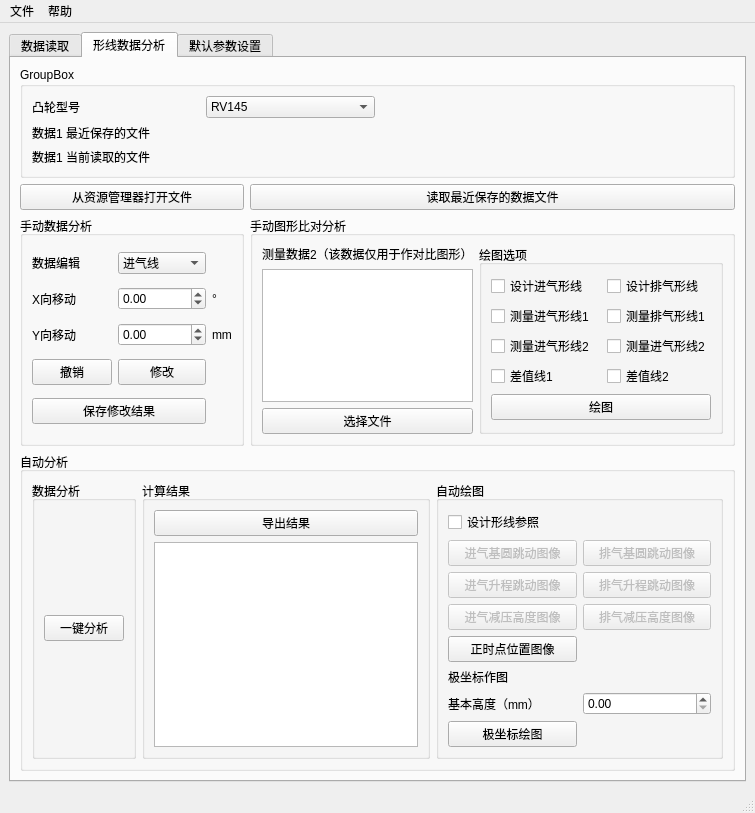
<?xml version="1.0" encoding="UTF-8"?>
<ui version="4.0">
 <class>MainWindow</class>
 <widget class="QMainWindow" name="MainWindow">
  <property name="geometry">
   <rect>
    <x>0</x>
    <y>0</y>
    <width>754</width>
    <height>644</height>
   </rect>
  </property>
  <property name="tabletTracking">
   <bool>false</bool>
  </property>
  <property name="windowTitle">
   <string>凸轮形线分析</string>
  </property>
  <property name="windowIcon">
   <iconset>
    <normaloff>1.jpeg</normaloff>1.jpeg</iconset>
  </property>
  <property name="autoFillBackground">
   <bool>false</bool>
  </property>
  <widget class="QWidget" name="centralwidget">
   <layout class="QGridLayout" name="gridLayout_10">
    <item row="0" column="0">
     <widget class="QTabWidget" name="tabWidget">
      <property name="whatsThis">
       <string>&lt;html&gt;&lt;head/&gt;&lt;body&gt;&lt;p&gt;形线分析器&lt;/p&gt;&lt;p&gt;&lt;br/&gt;&lt;/p&gt;&lt;/body&gt;&lt;/html&gt;</string>
      </property>
      <property name="currentIndex">
       <number>1</number>
      </property>
      <widget class="QWidget" name="tab_3">
       <attribute name="title">
        <string>数据读取</string>
       </attribute>
       <layout class="QGridLayout" name="gridLayout_9">
        <item row="0" column="0">
         <widget class="QGroupBox" name="groupBox_4">
          <property name="title">
           <string>串口连接</string>
          </property>
          <layout class="QGridLayout" name="gridLayout" rowstretch="0,0,0,0" columnstretch="0,0">
           <item row="1" column="1">
            <widget class="QLineEdit" name="lineEdit_16">
             <property name="text">
              <string>115200</string>
             </property>
             <property name="alignment">
              <set>Qt::AlignCenter</set>
             </property>
            </widget>
           </item>
           <item row="0" column="0">
            <widget class="QLabel" name="label">
             <property name="text">
              <string>串口号</string>
             </property>
             <property name="alignment">
              <set>Qt::AlignCenter</set>
             </property>
            </widget>
           </item>
           <item row="3" column="0" colspan="2">
            <widget class="QPushButton" name="pushButton_22">
             <property name="text">
              <string>连接</string>
             </property>
            </widget>
           </item>
           <item row="1" column="0">
            <widget class="QLineEdit" name="lineEdit_2">
             <property name="font">
              <font>
               <kerning>true</kerning>
              </font>
             </property>
             <property name="text">
              <string>COM3</string>
             </property>
             <property name="alignment">
              <set>Qt::AlignCenter</set>
             </property>
            </widget>
           </item>
           <item row="0" column="1">
            <widget class="QLabel" name="label_4">
             <property name="text">
              <string>波特率</string>
             </property>
             <property name="alignment">
              <set>Qt::AlignCenter</set>
             </property>
            </widget>
           </item>
           <item row="2" column="0" colspan="2">
            <widget class="QPushButton" name="pushButton_7">
             <property name="text">
              <string>可用串口检测</string>
             </property>
            </widget>
           </item>
          </layout>
         </widget>
        </item>
        <item row="0" column="1">
         <widget class="QGroupBox" name="groupBox_5">
          <property name="title">
           <string>数据显示</string>
          </property>
          <layout class="QGridLayout" name="gridLayout_2">
           <item row="3" column="0">
            <widget class="QPushButton" name="pushButton_23">
             <property name="text">
              <string>清零</string>
             </property>
            </widget>
           </item>
           <item row="2" column="3">
            <widget class="QLabel" name="label_39">
             <property name="font">
              <font>
               <pointsize>11</pointsize>
              </font>
             </property>
             <property name="text">
              <string>----</string>
             </property>
             <property name="alignment">
              <set>Qt::AlignCenter</set>
             </property>
            </widget>
           </item>
           <item row="3" column="1">
            <widget class="QPushButton" name="pushButton_24">
             <property name="text">
              <string>清零</string>
             </property>
            </widget>
           </item>
           <item row="3" column="3">
            <widget class="QPushButton" name="pushButton_26">
             <property name="text">
              <string>清零</string>
             </property>
            </widget>
           </item>
           <item row="2" column="1">
            <widget class="QLabel" name="label_37">
             <property name="font">
              <font>
               <pointsize>11</pointsize>
              </font>
             </property>
             <property name="text">
              <string>----</string>
             </property>
             <property name="alignment">
              <set>Qt::AlignCenter</set>
             </property>
            </widget>
           </item>
           <item row="0" column="1">
            <widget class="QLabel" name="label_33">
             <property name="font">
              <font>
               <pointsize>11</pointsize>
              </font>
             </property>
             <property name="text">
              <string>通道2</string>
             </property>
             <property name="alignment">
              <set>Qt::AlignCenter</set>
             </property>
            </widget>
           </item>
           <item row="0" column="2">
            <widget class="QLabel" name="label_34">
             <property name="font">
              <font>
               <pointsize>11</pointsize>
              </font>
             </property>
             <property name="text">
              <string>通道3</string>
             </property>
             <property name="alignment">
              <set>Qt::AlignCenter</set>
             </property>
            </widget>
           </item>
           <item row="0" column="0">
            <widget class="QLabel" name="label_29">
             <property name="font">
              <font>
               <pointsize>11</pointsize>
              </font>
             </property>
             <property name="text">
              <string>通道1</string>
             </property>
             <property name="alignment">
              <set>Qt::AlignCenter</set>
             </property>
            </widget>
           </item>
           <item row="2" column="2">
            <widget class="QLabel" name="label_38">
             <property name="font">
              <font>
               <pointsize>11</pointsize>
              </font>
             </property>
             <property name="text">
              <string>----</string>
             </property>
             <property name="alignment">
              <set>Qt::AlignCenter</set>
             </property>
            </widget>
           </item>
           <item row="0" column="3">
            <widget class="QLabel" name="label_35">
             <property name="font">
              <font>
               <pointsize>11</pointsize>
              </font>
             </property>
             <property name="text">
              <string>通道4</string>
             </property>
             <property name="alignment">
              <set>Qt::AlignCenter</set>
             </property>
            </widget>
           </item>
           <item row="3" column="2">
            <widget class="QPushButton" name="pushButton_25">
             <property name="text">
              <string>清零</string>
             </property>
            </widget>
           </item>
           <item row="2" column="0">
            <widget class="QLabel" name="label_36">
             <property name="font">
              <font>
               <pointsize>11</pointsize>
              </font>
             </property>
             <property name="text">
              <string>----</string>
             </property>
             <property name="alignment">
              <set>Qt::AlignCenter</set>
             </property>
            </widget>
           </item>
           <item row="1" column="0">
            <widget class="QCheckBox" name="checkBox_10">
             <property name="text">
              <string>取反</string>
             </property>
            </widget>
           </item>
           <item row="1" column="1">
            <widget class="QCheckBox" name="checkBox_11">
             <property name="text">
              <string>取反</string>
             </property>
            </widget>
           </item>
           <item row="1" column="2">
            <widget class="QCheckBox" name="checkBox_12">
             <property name="text">
              <string>取反</string>
             </property>
            </widget>
           </item>
           <item row="1" column="3">
            <widget class="QCheckBox" name="checkBox_13">
             <property name="text">
              <string>取反</string>
             </property>
            </widget>
           </item>
          </layout>
         </widget>
        </item>
        <item row="1" column="0" colspan="2">
         <widget class="QGroupBox" name="groupBox_7">
          <property name="title">
           <string>操作选项</string>
          </property>
          <layout class="QHBoxLayout" name="horizontalLayout">
           <item>
            <widget class="QPushButton" name="pushButton_27">
             <property name="text">
              <string>开始记录</string>
             </property>
            </widget>
           </item>
           <item>
            <widget class="QPushButton" name="pushButton_29">
             <property name="text">
              <string>一键清零</string>
             </property>
            </widget>
           </item>
           <item>
            <widget class="QPushButton" name="pushButton_30">
             <property name="text">
              <string>打开保存文件夹</string>
             </property>
            </widget>
           </item>
           <item>
            <widget class="QPushButton" name="pushButton_28">
             <property name="text">
              <string>保存记录</string>
             </property>
            </widget>
           </item>
          </layout>
         </widget>
        </item>
        <item row="2" column="0" colspan="2">
         <widget class="QGroupBox" name="groupBox_6">
          <property name="title">
           <string>文件保存设置</string>
          </property>
          <layout class="QGridLayout" name="gridLayout_3">
           <item row="0" column="0">
            <widget class="QLabel" name="label_40">
             <property name="text">
              <string>预设保存总路径</string>
             </property>
            </widget>
           </item>
           <item row="1" column="0">
            <widget class="QLabel" name="label_23">
             <property name="text">
              <string>文件完整路径名</string>
             </property>
            </widget>
           </item>
           <item row="1" column="1">
            <widget class="QLineEdit" name="lineEdit_15"/>
           </item>
           <item row="0" column="1">
            <widget class="QLineEdit" name="lineEdit_17">
             <property name="text">
              <string>D:\CamshaftMeasure\MeasureTest</string>
             </property>
            </widget>
           </item>
          </layout>
         </widget>
        </item>
        <item row="3" column="0" colspan="2">
         <widget class="QGroupBox" name="groupBox_8">
          <property name="title">
           <string>提示</string>
          </property>
          <layout class="QGridLayout" name="gridLayout_4">
           <item row="0" column="0">
            <widget class="QTextBrowser" name="textBrowser"/>
           </item>
          </layout>
         </widget>
        </item>
       </layout>
      </widget>
      <widget class="QWidget" name="tab">
       <attribute name="title">
        <string>形线数据分析</string>
       </attribute>
       <layout class="QGridLayout" name="gridLayout_11">
        <item row="3" column="0" colspan="2">
         <widget class="QPushButton" name="pushButton">
          <property name="text">
           <string>从资源管理器打开文件</string>
          </property>
         </widget>
        </item>
        <item row="4" column="2">
         <widget class="QGroupBox" name="groupBox_3">
          <property name="title">
           <string>手动图形比对分析</string>
          </property>
          <layout class="QGridLayout" name="gridLayout_8">
           <item row="0" column="0">
            <widget class="QLabel" name="label_17">
             <property name="text">
              <string>测量数据2（该数据仅用于作对比图形）</string>
             </property>
            </widget>
           </item>
           <item row="0" column="1" rowspan="3">
            <widget class="QGroupBox" name="groupBox_14">
             <property name="title">
              <string>绘图选项</string>
             </property>
             <layout class="QGridLayout" name="gridLayout_7">
              <item row="3" column="0">
               <widget class="QCheckBox" name="checkBox_5">
                <property name="text">
                 <string>差值线1</string>
                </property>
               </widget>
              </item>
              <item row="2" column="2">
               <widget class="QCheckBox" name="checkBox_9">
                <property name="enabled">
                 <bool>true</bool>
                </property>
                <property name="text">
                 <string>测量进气形线2</string>
                </property>
               </widget>
              </item>
              <item row="1" column="0">
               <widget class="QCheckBox" name="checkBox_3">
                <property name="text">
                 <string>测量进气形线1</string>
                </property>
               </widget>
              </item>
              <item row="4" column="0" colspan="3">
               <widget class="QPushButton" name="pushButton_4">
                <property name="text">
                 <string>绘图</string>
                </property>
               </widget>
              </item>
              <item row="0" column="2">
               <widget class="QCheckBox" name="checkBox_2">
                <property name="text">
                 <string>设计排气形线</string>
                </property>
               </widget>
              </item>
              <item row="3" column="2">
               <widget class="QCheckBox" name="checkBox_7">
                <property name="enabled">
                 <bool>true</bool>
                </property>
                <property name="text">
                 <string>差值线2</string>
                </property>
               </widget>
              </item>
              <item row="2" column="0">
               <widget class="QCheckBox" name="checkBox_8">
                <property name="enabled">
                 <bool>true</bool>
                </property>
                <property name="text">
                 <string>测量进气形线2</string>
                </property>
                <property name="checkable">
                 <bool>true</bool>
                </property>
                <property name="checked">
                 <bool>false</bool>
                </property>
               </widget>
              </item>
              <item row="0" column="0">
               <widget class="QCheckBox" name="checkBox">
                <property name="text">
                 <string>设计进气形线</string>
                </property>
                <property name="checked">
                 <bool>false</bool>
                </property>
               </widget>
              </item>
              <item row="1" column="2">
               <widget class="QCheckBox" name="checkBox_4">
                <property name="text">
                 <string>测量排气形线1</string>
                </property>
               </widget>
              </item>
             </layout>
            </widget>
           </item>
           <item row="1" column="0">
            <widget class="QTextEdit" name="textEdit_2"/>
           </item>
           <item row="2" column="0">
            <widget class="QPushButton" name="pushButton_20">
             <property name="text">
              <string>选择文件</string>
             </property>
            </widget>
           </item>
          </layout>
         </widget>
        </item>
        <item row="4" column="0" colspan="2">
         <widget class="QGroupBox" name="groupBox">
          <property name="title">
           <string>手动数据分析</string>
          </property>
          <layout class="QGridLayout" name="gridLayout_13">
           <item row="0" column="0">
            <widget class="QLabel" name="label_18">
             <property name="text">
              <string>数据编辑</string>
             </property>
            </widget>
           </item>
           <item row="0" column="1">
            <widget class="QComboBox" name="comboBox">
             <item>
              <property name="text">
               <string>进气线</string>
              </property>
             </item>
             <item>
              <property name="text">
               <string>排气线</string>
              </property>
             </item>
            </widget>
           </item>
           <item row="1" column="0">
            <widget class="QLabel" name="label_19">
             <property name="text">
              <string>X向移动</string>
             </property>
            </widget>
           </item>
           <item row="1" column="1">
            <widget class="QDoubleSpinBox" name="doubleSpinBox">
             <property name="minimum">
              <double>-999999.000000000000000</double>
             </property>
             <property name="maximum">
              <double>999999.000000000000000</double>
             </property>
            </widget>
           </item>
           <item row="1" column="2">
            <widget class="QLabel" name="label_21">
             <property name="text">
              <string>°</string>
             </property>
            </widget>
           </item>
           <item row="2" column="0">
            <widget class="QLabel" name="label_20">
             <property name="text">
              <string>Y向移动</string>
             </property>
            </widget>
           </item>
           <item row="2" column="1">
            <widget class="QDoubleSpinBox" name="doubleSpinBox_2">
             <property name="minimum">
              <double>-999999.000000000000000</double>
             </property>
             <property name="value">
              <double>0.000000000000000</double>
             </property>
            </widget>
           </item>
           <item row="2" column="2">
            <widget class="QLabel" name="label_22">
             <property name="text">
              <string>mm</string>
             </property>
            </widget>
           </item>
           <item row="3" column="0">
            <widget class="QPushButton" name="pushButton_3">
             <property name="text">
              <string>撤销</string>
             </property>
            </widget>
           </item>
           <item row="3" column="1">
            <widget class="QPushButton" name="pushButton_2">
             <property name="text">
              <string>修改</string>
             </property>
            </widget>
           </item>
           <item row="4" column="0" colspan="2">
            <widget class="QPushButton" name="pushButton_15">
             <property name="text">
              <string>保存修改结果</string>
             </property>
            </widget>
           </item>
          </layout>
         </widget>
        </item>
        <item row="3" column="2">
         <widget class="QPushButton" name="pushButton_19">
          <property name="text">
           <string>读取最近保存的数据文件</string>
          </property>
         </widget>
        </item>
        <item row="5" column="0" colspan="3">
         <widget class="QGroupBox" name="groupBox_2">
          <property name="title">
           <string>自动分析</string>
          </property>
          <layout class="QHBoxLayout" name="horizontalLayout_2">
           <item>
            <widget class="QGroupBox" name="groupBox_11">
             <property name="title">
              <string>数据分析</string>
             </property>
             <layout class="QVBoxLayout" name="verticalLayout_3">
              <item>
               <widget class="QPushButton" name="pushButton_8">
                <property name="text">
                 <string>一键分析</string>
                </property>
               </widget>
              </item>
             </layout>
            </widget>
           </item>
           <item>
            <widget class="QGroupBox" name="groupBox_12">
             <property name="title">
              <string>计算结果</string>
             </property>
             <layout class="QGridLayout" name="gridLayout_5">
              <item row="1" column="0">
               <widget class="QTextEdit" name="textEdit"/>
              </item>
              <item row="0" column="0">
               <widget class="QPushButton" name="pushButton_16">
                <property name="text">
                 <string>导出结果</string>
                </property>
               </widget>
              </item>
             </layout>
            </widget>
           </item>
           <item>
            <widget class="QGroupBox" name="groupBox_13">
             <property name="enabled">
              <bool>true</bool>
             </property>
             <property name="title">
              <string>自动绘图</string>
             </property>
             <layout class="QGridLayout" name="gridLayout_6" columnstretch="1,1">
              <item row="3" column="1">
               <widget class="QPushButton" name="pushButton_14">
                <property name="enabled">
                 <bool>false</bool>
                </property>
                <property name="text">
                 <string>排气减压高度图像</string>
                </property>
               </widget>
              </item>
              <item row="7" column="0">
               <widget class="QPushButton" name="pushButton_31">
                <property name="text">
                 <string>极坐标绘图</string>
                </property>
               </widget>
              </item>
              <item row="2" column="0">
               <widget class="QPushButton" name="pushButton_11">
                <property name="enabled">
                 <bool>false</bool>
                </property>
                <property name="text">
                 <string>进气升程跳动图像</string>
                </property>
               </widget>
              </item>
              <item row="4" column="0">
               <widget class="QPushButton" name="pushButton_21">
                <property name="text">
                 <string>正时点位置图像</string>
                </property>
               </widget>
              </item>
              <item row="1" column="0">
               <widget class="QPushButton" name="pushButton_9">
                <property name="enabled">
                 <bool>false</bool>
                </property>
                <property name="text">
                 <string>进气基圆跳动图像</string>
                </property>
               </widget>
              </item>
              <item row="5" column="0">
               <widget class="QLabel" name="label_24">
                <property name="text">
                 <string>极坐标作图</string>
                </property>
               </widget>
              </item>
              <item row="0" column="0">
               <widget class="QCheckBox" name="checkBox_6">
                <property name="text">
                 <string>设计形线参照</string>
                </property>
               </widget>
              </item>
              <item row="1" column="1">
               <widget class="QPushButton" name="pushButton_10">
                <property name="enabled">
                 <bool>false</bool>
                </property>
                <property name="text">
                 <string>排气基圆跳动图像</string>
                </property>
               </widget>
              </item>
              <item row="2" column="1">
               <widget class="QPushButton" name="pushButton_12">
                <property name="enabled">
                 <bool>false</bool>
                </property>
                <property name="text">
                 <string>排气升程跳动图像</string>
                </property>
               </widget>
              </item>
              <item row="3" column="0">
               <widget class="QPushButton" name="pushButton_13">
                <property name="enabled">
                 <bool>false</bool>
                </property>
                <property name="text">
                 <string>进气减压高度图像</string>
                </property>
               </widget>
              </item>
              <item row="6" column="0">
               <widget class="QLabel" name="label_25">
                <property name="text">
                 <string>基本高度（mm）</string>
                </property>
               </widget>
              </item>
              <item row="6" column="1">
               <widget class="QDoubleSpinBox" name="doubleSpinBox_3"/>
              </item>
             </layout>
            </widget>
           </item>
          </layout>
         </widget>
        </item>
        <item row="0" column="0" colspan="3">
         <widget class="QGroupBox" name="groupBox_9">
          <property name="title">
           <string>GroupBox</string>
          </property>
          <layout class="QGridLayout" name="gridLayout_14">
           <item row="0" column="3">
            <widget class="QLabel" name="label_27">
             <property name="text">
              <string> </string>
             </property>
            </widget>
           </item>
           <item row="1" column="0">
            <widget class="QLabel" name="label_3">
             <property name="text">
              <string>数据1 最近保存的文件</string>
             </property>
            </widget>
           </item>
           <item row="2" column="1" colspan="3">
            <widget class="QLabel" name="label_41">
             <property name="text">
              <string/>
             </property>
            </widget>
           </item>
           <item row="0" column="0">
            <widget class="QLabel" name="label_2">
             <property name="text">
              <string>凸轮型号</string>
             </property>
            </widget>
           </item>
           <item row="2" column="0">
            <widget class="QLabel" name="label_28">
             <property name="text">
              <string>数据1 当前读取的文件</string>
             </property>
            </widget>
           </item>
           <item row="0" column="2">
            <widget class="QLabel" name="label_26">
             <property name="text">
              <string> </string>
             </property>
            </widget>
           </item>
           <item row="0" column="1">
            <widget class="QComboBox" name="comboBox_3">
             <item>
              <property name="text">
               <string>RV145</string>
              </property>
             </item>
             <item>
              <property name="text">
               <string>RV80S</string>
              </property>
             </item>
            </widget>
           </item>
           <item row="1" column="1" colspan="3">
            <widget class="QLabel" name="label_42">
             <property name="text">
              <string/>
             </property>
            </widget>
           </item>
          </layout>
         </widget>
        </item>
       </layout>
      </widget>
      <widget class="QWidget" name="tab_2">
       <attribute name="title">
        <string>默认参数设置</string>
       </attribute>
       <layout class="QGridLayout" name="gridLayout_12">
        <item row="0" column="0">
         <widget class="QLabel" name="label_30">
          <property name="text">
           <string>用户登录</string>
          </property>
         </widget>
        </item>
        <item row="0" column="7">
         <widget class="QPushButton" name="pushButton_18">
          <property name="text">
           <string>注销</string>
          </property>
         </widget>
        </item>
        <item row="1" column="0">
         <widget class="QLabel" name="label_5">
          <property name="text">
           <string>编码器周期</string>
          </property>
         </widget>
        </item>
        <item row="1" column="2" colspan="2">
         <widget class="QLineEdit" name="lineEdit_3"/>
        </item>
        <item row="1" column="4">
         <widget class="QLabel" name="label_6">
          <property name="text">
           <string>角度数据列名</string>
          </property>
         </widget>
        </item>
        <item row="1" column="5" colspan="3">
         <widget class="QLineEdit" name="lineEdit_4"/>
        </item>
        <item row="2" column="0">
         <widget class="QLabel" name="label_9">
          <property name="text">
           <string>起始数据舍弃</string>
          </property>
         </widget>
        </item>
        <item row="2" column="2" colspan="2">
         <widget class="QLineEdit" name="lineEdit_7">
          <property name="text">
           <string/>
          </property>
         </widget>
        </item>
        <item row="2" column="4">
         <widget class="QLabel" name="label_7">
          <property name="text">
           <string>进气数据列名</string>
          </property>
         </widget>
        </item>
        <item row="2" column="5" colspan="3">
         <widget class="QLineEdit" name="lineEdit_5"/>
        </item>
        <item row="3" column="0">
         <widget class="QLabel" name="label_10">
          <property name="text">
           <string>基圆范围</string>
          </property>
         </widget>
        </item>
        <item row="3" column="2" colspan="2">
         <widget class="QLineEdit" name="lineEdit_8"/>
        </item>
        <item row="3" column="4">
         <widget class="QLabel" name="label_8">
          <property name="text">
           <string>排气数据列名</string>
          </property>
         </widget>
        </item>
        <item row="3" column="5" colspan="3">
         <widget class="QLineEdit" name="lineEdit_6"/>
        </item>
        <item row="4" column="0">
         <widget class="QLabel" name="label_11">
          <property name="text">
           <string>升程范围</string>
          </property>
         </widget>
        </item>
        <item row="4" column="2" colspan="2">
         <widget class="QLineEdit" name="lineEdit_9"/>
        </item>
        <item row="4" column="4">
         <widget class="QLabel" name="label_32">
          <property name="text">
           <string>减压数据列名</string>
          </property>
         </widget>
        </item>
        <item row="4" column="5" colspan="3">
         <widget class="QLineEdit" name="lineEdit_19">
          <property name="text">
           <string/>
          </property>
         </widget>
        </item>
        <item row="5" column="0">
         <widget class="QLabel" name="label_12">
          <property name="text">
           <string>减压范围</string>
          </property>
         </widget>
        </item>
        <item row="5" column="2" colspan="2">
         <widget class="QLineEdit" name="lineEdit_10"/>
        </item>
        <item row="6" column="0" colspan="2">
         <widget class="QLabel" name="label_13">
          <property name="text">
           <string>正时点进气高度</string>
          </property>
         </widget>
        </item>
        <item row="6" column="2" colspan="2">
         <widget class="QLineEdit" name="lineEdit_11"/>
        </item>
        <item row="7" column="0" colspan="2">
         <widget class="QLabel" name="label_14">
          <property name="text">
           <string>正时点排气高度</string>
          </property>
         </widget>
        </item>
        <item row="7" column="2" colspan="2">
         <widget class="QLineEdit" name="lineEdit_12"/>
        </item>
        <item row="8" column="0" colspan="2">
         <widget class="QLabel" name="label_15">
          <property name="text">
           <string>编码器角度系数</string>
          </property>
         </widget>
        </item>
        <item row="8" column="2" colspan="2">
         <widget class="QLineEdit" name="lineEdit_13"/>
        </item>
        <item row="9" column="0" colspan="2">
         <widget class="QLabel" name="label_16">
          <property name="text">
           <string>传感器高度系数</string>
          </property>
         </widget>
        </item>
        <item row="9" column="2" colspan="2">
         <widget class="QLineEdit" name="lineEdit_14"/>
        </item>
        <item row="10" column="0">
         <widget class="QPushButton" name="pushButton_5">
          <property name="text">
           <string>读取参数</string>
          </property>
         </widget>
        </item>
        <item row="10" column="3">
         <widget class="QPushButton" name="pushButton_6">
          <property name="text">
           <string>保存参数</string>
          </property>
         </widget>
        </item>
        <item row="0" column="1">
         <widget class="QLabel" name="label_31">
          <property name="text">
           <string>密码</string>
          </property>
         </widget>
        </item>
        <item row="0" column="6">
         <widget class="QPushButton" name="pushButton_17">
          <property name="text">
           <string>登录</string>
          </property>
         </widget>
        </item>
        <item row="0" column="2" colspan="4">
         <widget class="QLineEdit" name="lineEdit_18">
          <property name="text">
           <string/>
          </property>
          <property name="frame">
           <bool>true</bool>
          </property>
          <property name="echoMode">
           <enum>QLineEdit::Password</enum>
          </property>
         </widget>
        </item>
       </layout>
      </widget>
     </widget>
    </item>
   </layout>
  </widget>
  <widget class="QMenuBar" name="menubar">
   <property name="geometry">
    <rect>
     <x>0</x>
     <y>0</y>
     <width>754</width>
     <height>23</height>
    </rect>
   </property>
   <widget class="QMenu" name="menu">
    <property name="title">
     <string>文件</string>
    </property>
   </widget>
   <widget class="QMenu" name="menu_2">
    <property name="title">
     <string>帮助</string>
    </property>
    <addaction name="action"/>
   </widget>
   <addaction name="menu"/>
   <addaction name="menu_2"/>
  </widget>
  <widget class="QStatusBar" name="statusBar"/>
  <action name="action">
   <property name="text">
    <string>数据分析</string>
   </property>
  </action>
 </widget>
 <resources/>
 <connections/>
</ui>
